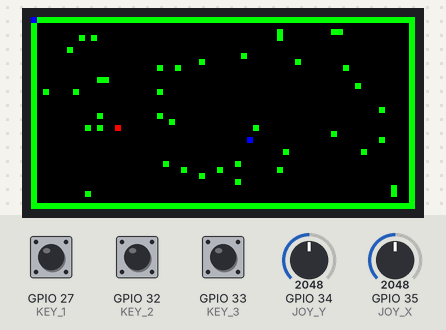
This sketch was run on a simulated ESP32. Shown: 64×32 colour display. The inputs (shaded band) are chosen by the test bench; at power-on: GPIO 34 (JOY_Y) = 2048, GPIO 35 (JOY_X) = 2048, GPIO 33 (KEY_3) HIGH, GPIO 27 (KEY_1) HIGH, GPIO 32 (KEY_2) HIGH. Random numbers use the default seed unless the sketch sets one.

Above: at 1.2 s.
1.3 s: GPIO 34 (JOY_Y) set to 3603
At 2.7 s:
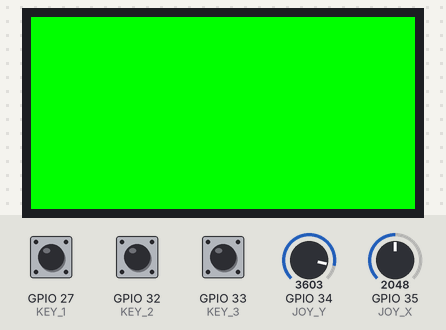
3.1 s: GPIO 35 (JOY_X) set to 0
At 4.91 s:
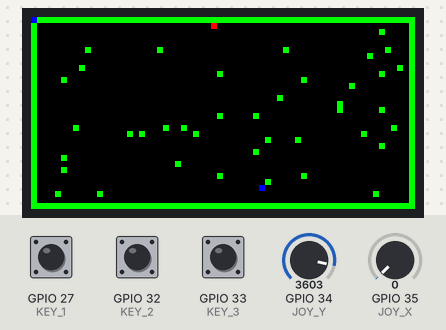
6.1 s: GPIO 33 (KEY_3) pulled LOW for 0.15 s
6.8 s: GPIO 33 (KEY_3) pulled LOW for 1 s
8.4 s: GPIO 27 (KEY_1) pulled LOW for 0.15 s
10.0 s: GPIO 32 (KEY_2) pulled LOW for 0.15 s
Timing chart, 0 to 11.7 s (numbered marks = the images above; inputs shaded):
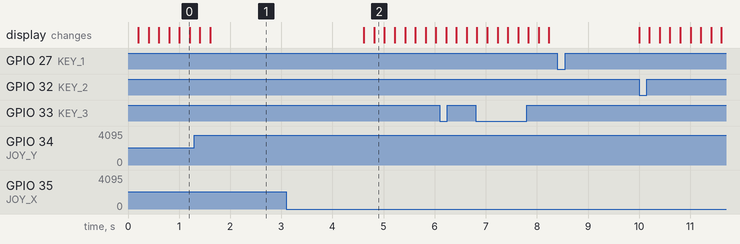

Measured:
- after the input at 8.4 s, every drawn part: stays the same

The sketch:

snake_esp32_64x32.ino
```cpp
#include <PxMatrix.h>

// ESP32 Pins for JoyStick
#define JOY_X 35
#define JOY_Y 34
#define KEY_1 27
#define KEY_2 32
#define KEY_3 33

// ESP32 Pins for LED MATRIX
#define P_LAT 22
#define P_A 19
#define P_B 23
#define P_C 18
#define P_D 5
#define P_E 15  // NOT USED for 1/16 scan
#define P_OE 2
hw_timer_t * timer = NULL;
portMUX_TYPE timerMux = portMUX_INITIALIZER_UNLOCKED;

uint8_t display_draw_time = 0;

PxMATRIX display(64,32,P_LAT, P_OE,P_A,P_B,P_C,P_D);

// Some standard colors
uint16_t RED = display.color565(255, 0, 0);
uint16_t GREEN = display.color565(0, 255, 0);
uint16_t BLUE = display.color565(0, 0, 255);
uint16_t WHITE = display.color565(255, 255, 255);
uint16_t YELLOW = display.color565(255, 255, 0);
uint16_t CYAN = display.color565(0, 255, 255);
uint16_t PURPLE = display.color565(255, 0, 255);
uint16_t BLACK = display.color565(0, 0, 0);
uint16_t playerColor = BLUE;
unsigned long lastColorChange;

#define ROWS 64
#define COLS 32

#define UP 1
#define LEFT 2
#define RIGHT 3
#define DOWN 4

struct point {
  int x;
  int y;
};

point player[ROWS * COLS];

int playerDirection;
int playerLength;
point playerHead;

point apple;

int board[ROWS][COLS];

unsigned long lastClockTick;
int gameRate;
int numApplesEaten = 0;

#define INITIALIZING 1
#define PLAYING 2
#define PAUSED 3
#define GAME_OVER 4

int playState = INITIALIZING;

// boilerplate code for the display -- copied from another library
void IRAM_ATTR display_updater(){
  // Increment the counter and set the time of ISR
  portENTER_CRITICAL_ISR(&timerMux);
  display.display(display_draw_time);
  portEXIT_CRITICAL_ISR(&timerMux);
}
void display_update_enable(bool is_enable)
{
if (is_enable)
  {
    timer = timerBegin(0, 80, true);
    timerAttachInterrupt(timer, &display_updater, true);
    timerAlarmWrite(timer, 2000, true);
    timerAlarmEnable(timer);
  }
else
  {
    timerDetachInterrupt(timer);
    timerAlarmDisable(timer);
  }
}

void setup() {
  pinMode(KEY_1, INPUT_PULLUP);
  pinMode(KEY_2, INPUT_PULLUP);
  pinMode(KEY_3, INPUT_PULLUP);

  display.begin(16); // 1/16 scan
  display.setFastUpdate(true);
  display_update_enable(true);

  randomSeed(analogRead(0));
  defineBoard();
  startGame();
}

void defineBoard() {
  for(int i = 0; i < COLS; i++) {
    board[0][i] = 1;
    board[ROWS - 1][i] = 1;
  }
}
void generateRandomBoard() {
  // clear the existing board first
  for(int i = 1; i < ROWS - 1; i++) {
    for(int j = 0; j < COLS; j++) {
      if(j == 0 || j == (COLS - 1)) {
        board[i][j] = 1;
      } else {
        board[i][j] = 0;
      }
    }
  }
  // 40 random pixels set
  for(int i = 0; i < 40; i++) {
    bool found = false;
    int x = random(1, ROWS - 1);
    int y = random(1, COLS - 1);
    while(!found) {
      if(!boardContainsCoordinates(x, y)
         && !boardContainsCoordinates(x - 1, y - 1)
         && !boardContainsCoordinates(x + 1, y - 1)
         && !boardContainsCoordinates(x - 1, y + 1)
         && !boardContainsCoordinates(x + 1, y + 1)){
         found = true;
      } else {
        x = random(1, ROWS - 1);
        y = random(1, COLS - 1);
      }
    }
    board[x][y] = 1;
  }
}

void startGame() {
  display.clearDisplay();
  resetGameVariables();
  drawBoard();
  drawPlayer();
  playState = PLAYING;
}

void resetGameVariables() {
  playState = INITIALIZING;
  generateRandomBoard();
  bool found = false;
  // generate a random spot for the user to start, and a random direction
  while(!found) {
    // start the player in a random spot
    playerHead.x = random(1, ROWS - 1);
    playerHead.y = random(1, COLS - 1);
    int startDirection = random(0, 2);

    if(startDirection == 0) {
      if(playerHead.x < ROWS / 2) {
        playerDirection = DOWN;
      } else {
        playerDirection = UP;
      }
    } else {
      if(playerHead.y < COLS / 2) {
        playerDirection = LEFT;
      } else {
        playerDirection = RIGHT;
      }
    }

    if(playerHas5Moves()) {
      found = true;
    }
  }

  generateApple();

  playerLength = 1;
  player[0].x = playerHead.x;
  player[0].y = playerHead.y;

  lastClockTick = millis();
  lastColorChange = millis();
  gameRate = 200;
  numApplesEaten = 0;
}
// make sure with the random start that the player has a few moves to react
bool playerHas5Moves() {
  for(int i = 0; i < 5; i++) {
    switch(playerDirection) {
      case RIGHT:
        if(board[playerHead.x][playerHead.y + i] == 1) {
          return false;
        }
        break;
      case LEFT:
        if(board[playerHead.x][playerHead.y - i] == 1) {
          return false;
        }
        break;
      case UP:
        if(board[playerHead.x - i][playerHead.y] == 1) {
          return false;
        }
        break;
      case DOWN:
        if(board[playerHead.x + i][playerHead.y] == 1) {
          return false;
        }
        break;
    }
  }
  return true;
}
void generateApple() {
  bool found = false;
  // make sure that the apple doesn't end up on a board coordinate or on top of the player
  while(!found) {
    apple.x = random(1, ROWS - 1);
    apple.y = random(1, COLS - 1);
    if(!playerContainsCoordinates(apple.x, apple.y) && !boardContainsCoordinates(apple.x, apple.y)) {
      found = true;
    }
  }
  display.drawPixel(apple.x, apple.y, RED);
}
bool playerContainsCoordinates(int x, int y) {
  for(int i = 0; i < playerLength; i++) {
    if(player[i].x == x && player[i].y == y) {
      return true;
    }
  }
  return false;
}
bool boardContainsCoordinates(int x, int y) {
  return board[x][y] == 1;
}
void drawPlayer() {
  for(int i = 0; i < playerLength; i++) {
    display.drawPixel(player[i].x, player[i].y, playerColor);
  }
}
void drawBoard() {
  for(int i = 0; i < ROWS; i++) {
    for(int j = 0; j < COLS; j++) {
      if(i == 0 && j == 0) {
        display.drawPixel(i, j, playerColor);
      } else if(board[i][j] == 1) {
        display.drawPixel(i, j, GREEN);
      } else if(i == apple.x && j == apple.y) {
        display.drawPixel(i, j, RED);
      } else {
        display.drawPixel(i, j, BLACK);
      }
    }
  }
}
void setPlayerDirection() {
  int x = (63 * analogRead(JOY_X)) / 4096;
  int y = 30 - ((31 * analogRead(JOY_Y)) / 4096);

  float deltax = abs(ROWS / 2 - x);
  float deltay = abs(COLS / 2 - y);

  if(deltax > deltay * 2) {
    if(x <= ROWS / 2 - 10) {
      playerDirection = UP;
    } else if(x > ROWS / 2 + 10) {
      playerDirection = DOWN;
    }
  } else {
    if(y <= COLS / 2 - 10) {
      playerDirection = LEFT;
    } else if(y > COLS / 2 + 10) {
      playerDirection = RIGHT;
    }
  }
}

void loop() {
  readButtons();
  if(playState == PLAYING) {
    setPlayerDirection();
    if(millis() - lastClockTick > gameRate) {
      advancePlayer();
      detectCollision();
      lastClockTick = millis();
    }
  }
}

void readButtons() {
  if(digitalRead(KEY_1) == LOW) {
    playState = PAUSED;
  } else if(digitalRead(KEY_2) == LOW) {
    playState = PLAYING;
  } else if(digitalRead(KEY_3) == LOW && millis() - lastColorChange > 500) {
    changePlayerColor();
  }
}

void advancePlayer() {
  if(playerDirection == LEFT) {
    playerHead.y -= 1;
  } else if(playerDirection == RIGHT) {
    playerHead.y += 1;
  } else if(playerDirection == UP) {
    playerHead.x -= 1;
  } else if(playerDirection == DOWN) {
    playerHead.x += 1;
  }
  // see if this point already exists in the player's matrix
  for(int i = 0; i < playerLength; i++) {
    if(player[i].x == playerHead.x && player[i].y == playerHead.y) {
      gameOver();
    }
  }
  if(!detectAppleEaten()) {
    display.drawPixel(player[playerLength - 1].x, player[playerLength - 1].y, BLACK);
  }
  display.drawPixel(playerHead.x, playerHead.y, playerColor);
  for(int i = playerLength - 1; i > 0; i--) {
    player[i] = player[i - 1];
  }
  player[0].x = playerHead.x;
  player[0].y = playerHead.y;
}

void changePlayerColor() {
  if(playerColor == BLUE) {
    playerColor = WHITE;
  } else if(playerColor == WHITE) {
    playerColor = YELLOW;
  } else if(playerColor == YELLOW) {
    playerColor = CYAN;
  } else if(playerColor == CYAN) {
    playerColor = PURPLE;
  } else {
    playerColor = BLUE;
  }
  for(int i = 0; i < playerLength - 1; i++) {
    display.drawPixel(player[i].x, player[i].y, playerColor);
  }
  lastColorChange = millis();
}

void detectCollision() {
  if(board[playerHead.x][playerHead.y] == 1) {
    gameOver();
  }
}

boolean detectAppleEaten() {
  if(playerHead.x == apple.x && playerHead.y == apple.y) {
    numApplesEaten++;
    playerLength += 1;
    player[playerLength - 1].x = playerHead.x;
    player[playerLength - 1].y = playerHead.y;
    display.drawPixel(playerHead.x, playerHead.y, playerColor);
    if(numApplesEaten % 4 == 0 && gameRate > 40) {
      gameRate -= 20;
    }
    generateApple();
    return true;
  }
  return false;
}

void gameOver() {
  playState = GAME_OVER;
  display.clearDisplay();
  for(int i = 0; i < ROWS; i++) {
    for(int j = 0; j < COLS; j++) {
      display.drawPixel(i, j, GREEN);
    }
  }
  delay(3000);
  startGame();
}
```
